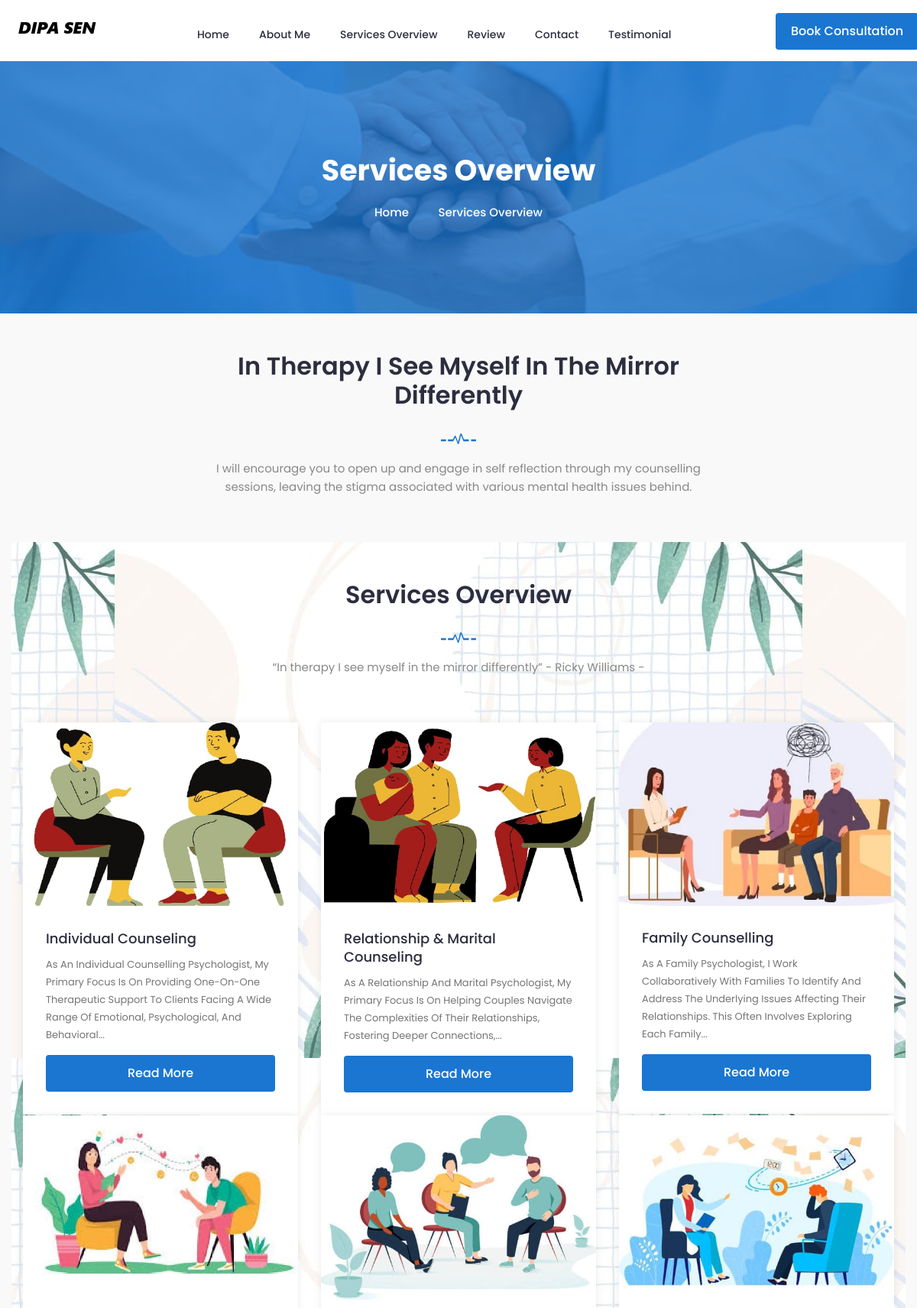
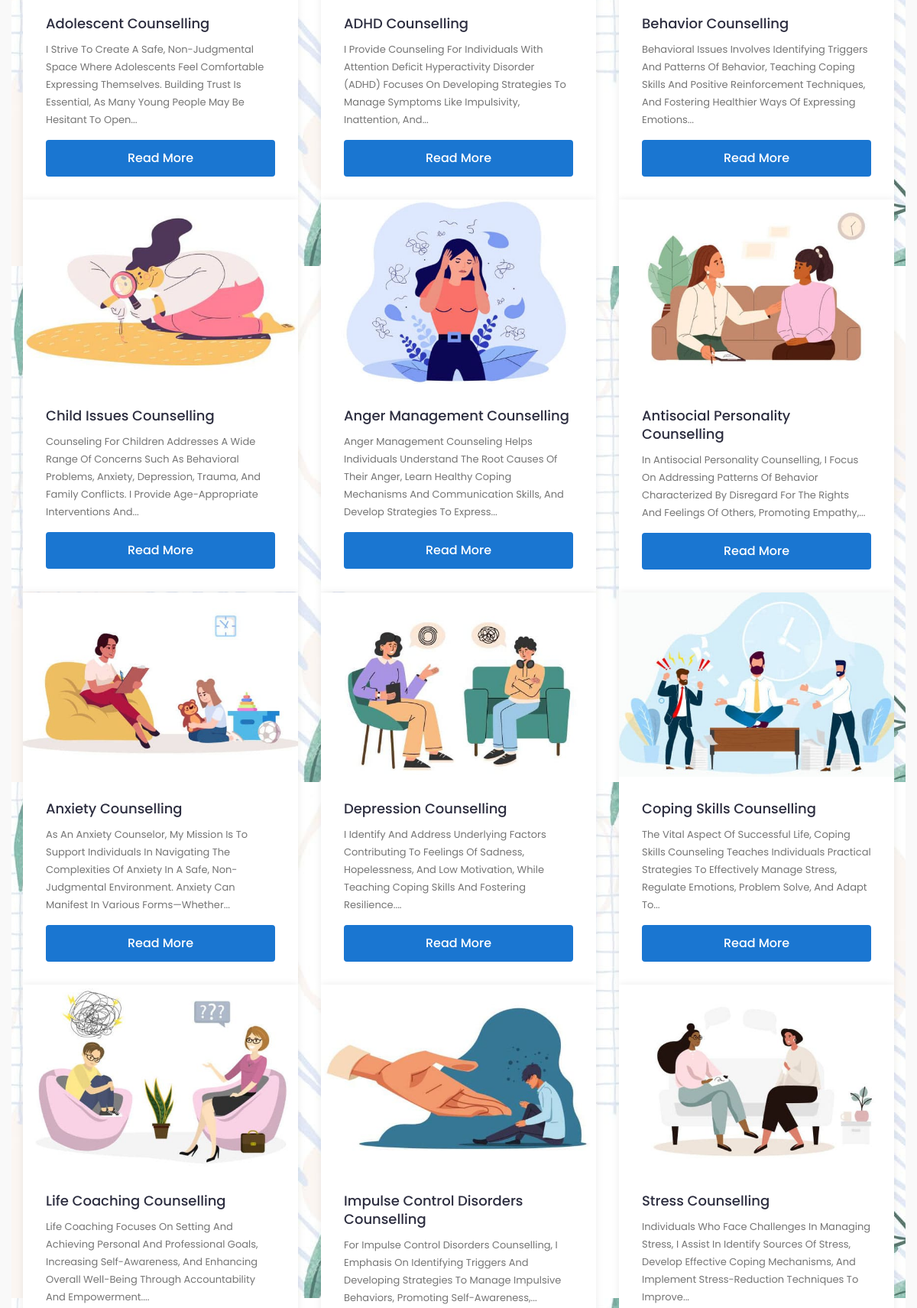
/services.php (upper part), run on the app's committed database (2 pictures, top to bottom).
### tables this page shows
CREATE TABLE `blog_posts` (
  `id` int(11) NOT NULL,
  `title` varchar(200) NOT NULL,
  `short_content` varchar(200) NOT NULL,
  `full_content` text NOT NULL,
  `image_url` varchar(255) NOT NULL
);

### services.php (the view, shortened to what this page needs)
		<!doctype html>
		<html class="no-js" lang="zxx">
		<head>
			<?php
			include 'link.php'
				?>
		</head>
		<body>
			<header class="header">
				<div class="header-inner">
					<div class="container">
						<div class="inner">
							<div class="row">
								<div class="col-lg-2 col-md-3 col-12">
									<div class="logo">
										<a href="index.php"><img src="img/logo.png" alt="Logo"></a>
									</div>
								</div>
								<div class="col-lg-8 col-md-6 col-12">
									<?php include 'nav.php'; ?>
								</div>
								<div class="col-lg-2 col-md-3 col-12">
									<div class="get-quote">
										<a href="appointment.php" class="btn">Book Consultation</a>
									</div>
								</div>
							</div>
						</div>
					</div>
				</div>
			</header>
			<div class="breadcrumbs overlay">
				<div class="container">
					<div class="bread-inner">
						<div class="row">
							<div class="col-12">
								<h2>Services Overview</h2>
								<ul class="bread-list">
									<li><a href="index.php">Home</a></li>
									<li><i class="icofont-simple-right"></i></li>
									<li class="active">Services Overview</li>
								</ul>
							</div>
						</div>
					</div>
				</div>
			</div>
			<section class="pricing-table section">
				<div class="container">
					<div class="row">
						<div class="col-lg-12">
							<div class="section-title">
								<h2>In therapy I see myself in the mirror differently</h2>
								<img src="img/section-img.png" alt="#">
								<p>I will encourage you to open up and engage in self reflection through my counselling
									sessions, leaving the stigma associated with various mental health issues behind.</p>
							</div>
						</div>
					</div>
					<section class="blog section bg-choose-3" id="blog">
						<div class="container">
							<div class="row">
								<div class="col-lg-12">
									<div class="section-title">
										<h2>Services Overview</h2>
										<img src="img/section-img.png" alt="#">
										<p>“In therapy I see myself in the mirror differently” - Ricky Williams -
										</p>
									</div>
								</div>
							</div>
							<div class="row">
    <?php
    include 'config.php';
    $sql = "SELECT * FROM blog_posts";
    $result = $conn->query($sql);
    if ($result->num_rows > 0) {
        while ($row = $result->fetch_assoc()) {
    ?>
        <div class="col-lg-4 col-md-6 col-12">
            <div class="single-news">
                <div class="news-head">
                    <img src="<?php echo $row['image_url']; ?>" alt="#">
                </div>
                <div class="news-body">
                    <div class="news-content">
                        <h2><a href="blog-single.php?id=<?php echo $row['id']; ?>"><?php echo $row['title']; ?></a></h2>
                        <p class="text"><?php echo $row['short_content']; ?>...<a href="services_single.php?id=<?php echo $row['id']; ?>" class="btn btn-link">Read More</a></p>
                    </div>
                </div>
            </div>
        </div>
    <?php
        }
    } else {
        echo "<p>No posts found.</p>";
    }
    ?>
</div>
				</div>
			</section>
	</section>
</body>
</html>

### services.php (style rules this page uses)
.bg-choose-3 { background-image: url('img/2.jpg'); background-size: small; background-position: top; background-attachment: local; background-repeat: repeat; }

### data on the page
blog_posts: image_url (picture), title "Individual Counseling", short_content "As An Individual Counselling Psychologist, My Primary Focus Is On Providing One-On-One Therapeutic Support To Clients Facing A Wide Range Of Emotional, Psychological, And Behavioral"
blog_posts: image_url (picture), title "Relationship & Marital Counseling", short_content "As A Relationship And Marital Psychologist, My Primary Focus Is On Helping Couples Navigate The Complexities Of Their Relationships, Fostering Deeper Connections,"
blog_posts: image_url (picture), title "Family Counselling", short_content "As A Family Psychologist, I Work Collaboratively With Families To Identify And Address The Underlying Issues Affecting Their Relationships. This Often Involves Exploring Each Family"
blog_posts: image_url (picture), title "Adolescent Counselling", short_content "I Strive To Create A Safe, Non-Judgmental Space Where Adolescents Feel Comfortable Expressing Themselves. Building Trust Is Essential, As Many Young People May Be Hesitant To Open"
blog_posts: image_url (picture), title "ADHD Counselling", short_content "I Provide Counseling For Individuals With Attention Deficit Hyperactivity Disorder (ADHD) Focuses On Developing Strategies To Manage Symptoms Like Impulsivity, Inattention, And"
blog_posts: image_url (picture), title "Behavior Counselling", short_content "Behavioral Issues Involves Identifying Triggers And Patterns Of Behavior, Teaching Coping Skills And Positive Reinforcement Techniques, And Fostering Healthier Ways Of Expressing Emotions"
blog_posts: image_url (picture), title "Child Issues Counselling", short_content "Counseling For Children Addresses A Wide Range Of Concerns Such As Behavioral Problems, Anxiety, Depression, Trauma, And Family Conflicts. I Provide Age-Appropriate Interventions And"
blog_posts: image_url (picture), title "Anger Management Counselling", short_content "Anger Management Counseling Helps Individuals Understand The Root Causes Of Their Anger, Learn Healthy Coping Mechanisms And Communication Skills, And Develop Strategies To Express"
blog_posts: image_url (picture), title "Antisocial Personality Counselling", short_content "In Antisocial Personality Counselling, I Focus On Addressing Patterns Of Behavior Characterized By Disregard For The Rights And Feelings Of Others, Promoting Empathy,"
blog_posts: image_url (picture), title "Anxiety Counselling", short_content "As An Anxiety Counselor, My Mission Is To Support Individuals In Navigating The Complexities Of Anxiety In A Safe, Non-Judgmental Environment. Anxiety Can Manifest In Various Forms—whether"
blog_posts: image_url (picture), title "Depression Counselling", short_content "I Identify And Address Underlying Factors Contributing To Feelings Of Sadness, Hopelessness, And Low Motivation, While Teaching Coping Skills And Fostering Resilience."
blog_posts: image_url (picture), title "Coping Skills Counselling", short_content "The Vital Aspect Of Successful Life, Coping Skills Counseling Teaches Individuals Practical Strategies To Effectively Manage Stress, Regulate Emotions, Problem Solve, And Adapt To"
blog_posts: image_url (picture), title "Life Coaching Counselling", short_content "Life Coaching Focuses On Setting And Achieving Personal And Professional Goals, Increasing Self-Awareness, And Enhancing Overall Well-Being Through Accountability And Empowerment."
blog_posts: image_url (picture), title "Impulse Control Disorders Counselling", short_content "For Impulse Control Disorders Counselling, I Emphasis On Identifying Triggers And Developing Strategies To Manage Impulsive Behaviors, Promoting Self-Awareness,"
blog_posts: image_url (picture), title "Stress Counselling", short_content "Individuals Who Face Challenges In Managing Stress, I Assist In Identify Sources Of Stress, Develop Effective Coping Mechanisms, And Implement Stress-Reduction Techniques To Improve"
